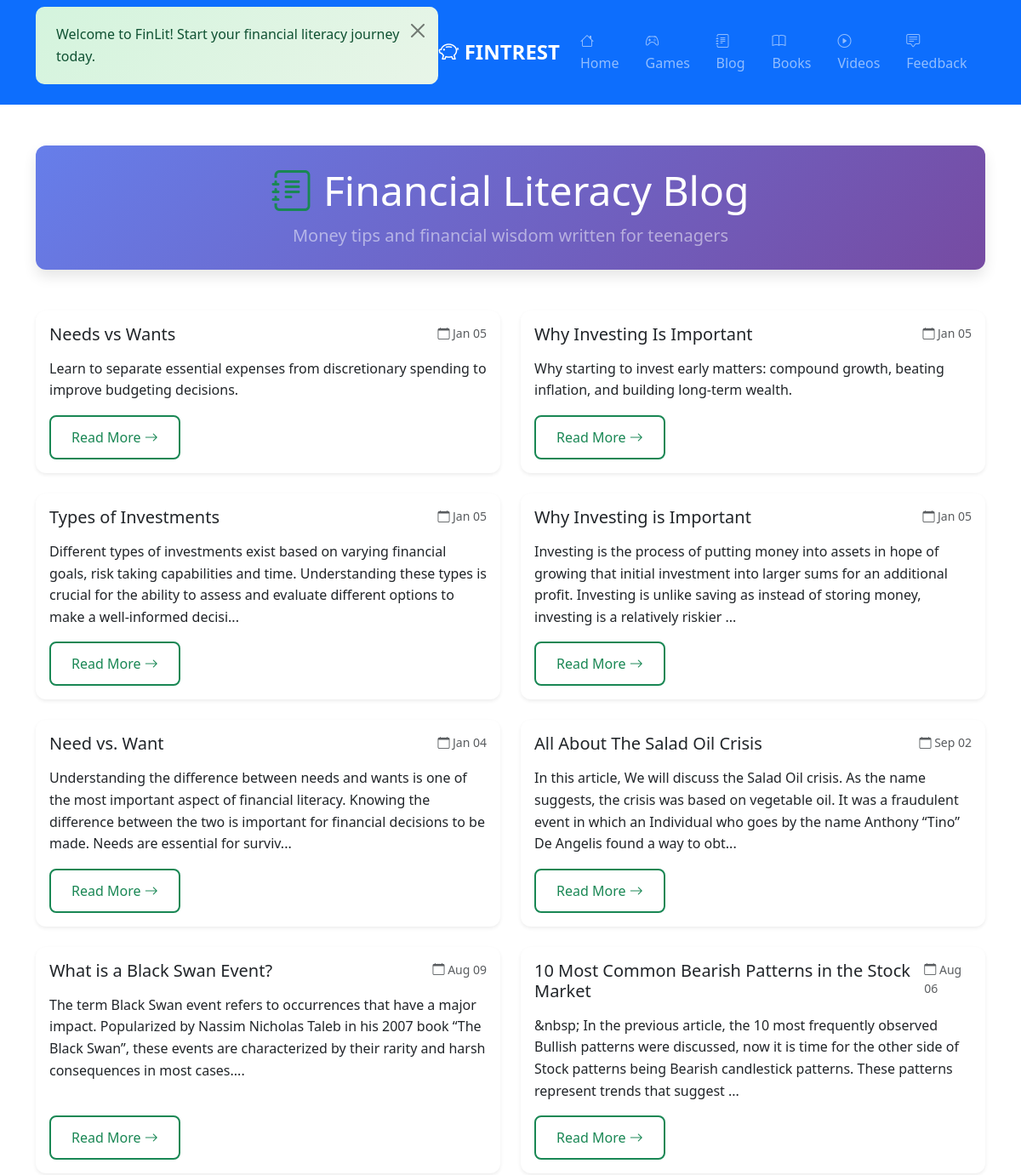
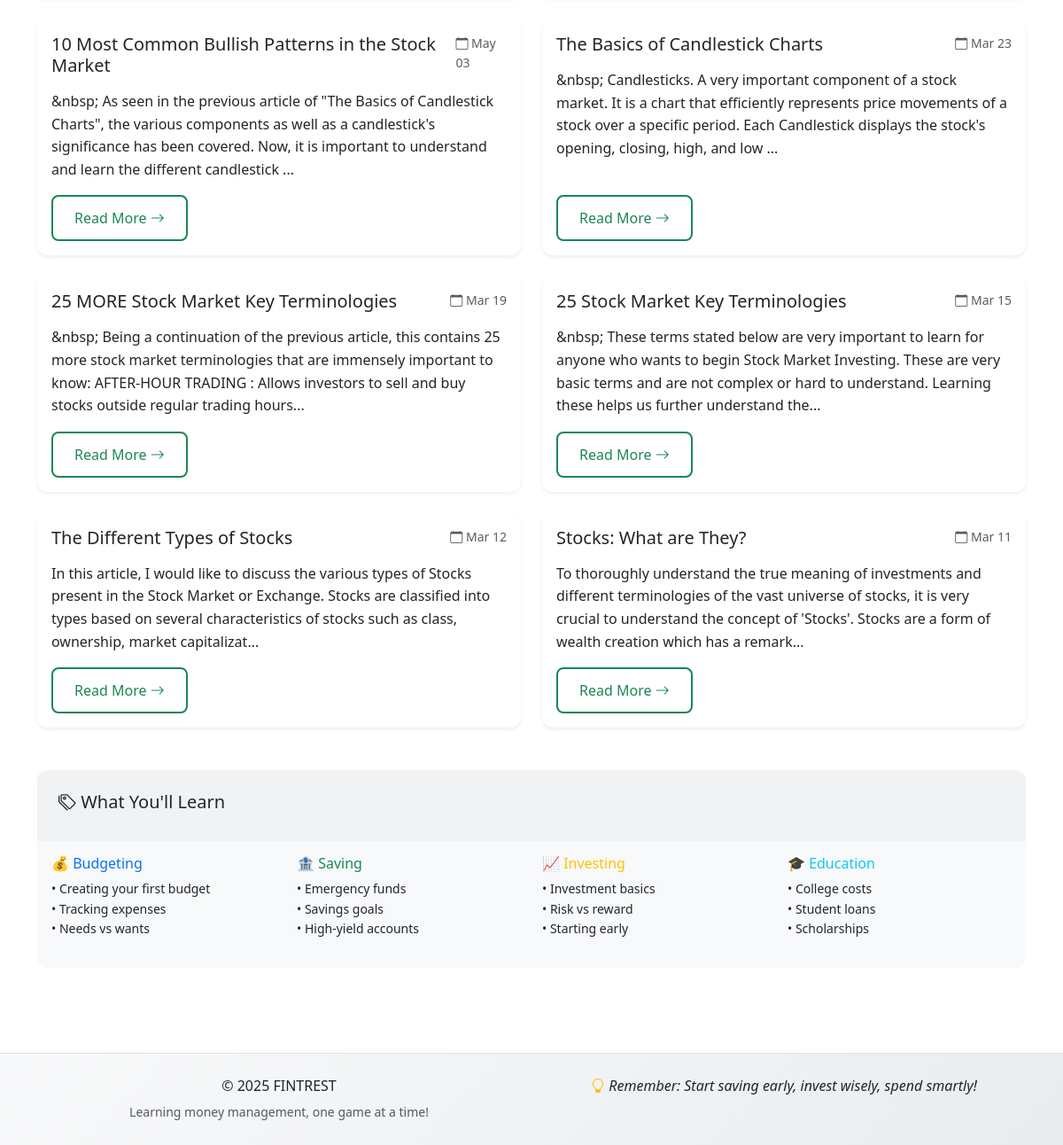
Page /blog on the committed database (2 pictures, top to bottom).
### app.py (models this page shows, shortened)
class BlogPost(db.Model):
    id = db.Column(db.Integer, primary_key=True)
    title = db.Column(db.String(200), nullable=False)
    content = db.Column(db.Text, nullable=False)
    excerpt = db.Column(db.String(300), nullable=False)
    date_posted = db.Column(db.DateTime, default=datetime.utcnow)

### app.py (the view)
@app.route('/blog')
def blog_list():
    posts = BlogPost.query.order_by(BlogPost.date_posted.desc()).all()
    return render_template('blog_list.html', posts=posts)

### templates/blog_list.html (shortened to what this page needs)
{% extends "base.html" %}
{% block content %}
<div class="container py-5">
    <div class="row mb-5">
        <div class="col text-center">
            <div class="section-hero py-4 px-3">
                <h1 class="display-5 mb-2">
                    <i class="bi bi-journal-text text-success"></i> Financial Literacy Blog
                </h1>
                <p class="lead mb-0 text-white-50">Money tips and financial wisdom written for teenagers</p>
            </div>
        </div>
    </div>
    <div class="row g-4">
        {% for post in posts %}
        <div class="col-lg-6">
            <article class="card h-100 shadow-sm blog-post-card">
                <div class="card-body d-flex flex-column">
                    <div class="d-flex justify-content-between align-items-start mb-3">
                        <h5 class="card-title mb-0">
                            <a href="{{ url_for('blog_post', post_id=post.id) }}" class="text-decoration-none">
                                {{ post.title }}
                            </a>
                        </h5>
                        <small class="text-muted ms-2">
                            <i class="bi bi-calendar"></i>
                            {{ post.date_posted.strftime('%b %d') }}
                        </small>
                    </div>
                    <p class="card-text flex-grow-1">{{ post.excerpt }}</p>
                    <div class="mt-auto">
                        <a href="{{ url_for('blog_post', post_id=post.id) }}" class="btn btn-outline-success">
                            Read More <i class="bi bi-arrow-right"></i>
                        </a>
                    </div>
                </div>
            </article>
        </div>
        {% endfor %}
    </div>
    <div class="row mt-5">
        <div class="col">
            <div class="card bg-light">
                <div class="card-header">
                    <h5><i class="bi bi-tags"></i> What You'll Learn</h5>
                </div>
                <div class="card-body">
                    <div class="row">
                        <div class="col-md-3">
                            <h6 class="text-primary">💰 Budgeting</h6>
                            <ul class="list-unstyled small">
                                <li>• Creating your first budget</li>
                                <li>• Tracking expenses</li>
                                <li>• Needs vs wants</li>
                            </ul>
                        </div>
                        <div class="col-md-3">
                            <h6 class="text-success">🏦 Saving</h6>
                            <ul class="list-unstyled small">
                                <li>• Emergency funds</li>
                                <li>• Savings goals</li>
                                <li>• High-yield accounts</li>
                            </ul>
                        </div>
                        <div class="col-md-3">
                            <h6 class="text-warning">📈 Investing</h6>
                            <ul class="list-unstyled small">
                                <li>• Investment basics</li>
                                <li>• Risk vs reward</li>
                                <li>• Starting early</li>
                            </ul>
                        </div>
                        <div class="col-md-3">
                            <h6 class="text-info">🎓 Education</h6>
                            <ul class="list-unstyled small">
                                <li>• College costs</li>
                                <li>• Student loans</li>
                                <li>• Scholarships</li>
                            </ul>
                        </div>
                    </div>
                </div>
            </div>
        </div>
    </div>
</div>
{% endblock %}

### templates/base.html (shortened to what this page needs)
<!DOCTYPE html>
<html lang="en">
<head>
    <link href="https://cdn.jsdelivr.net/npm/bootstrap@5.3.0/dist/css/bootstrap.min.css" rel="stylesheet">
    <link rel="stylesheet" href="https://cdn.jsdelivr.net/npm/bootstrap-icons@1.11.0/font/bootstrap-icons.css">
    <link rel="stylesheet" href="{{ url_for('static', filename='css/style.css') }}">
</head>
<body>
    <nav class="navbar navbar-expand-lg navbar-dark bg-primary">
        <div class="container">
            <a class="navbar-brand fw-bold" href="{{ url_for('index') }}">
                <i class="bi bi-piggy-bank"></i>
                    <span class="d-none d-sm-inline">FINTREST</span>
            </a>
            <div class="collapse navbar-collapse" id="navbarNav">
                <ul class="navbar-nav ms-auto">
                    <li class="nav-item">
                        <a class="nav-link" href="{{ url_for('index') }}">
                            <i class="bi bi-house"></i> Home
                        </a>
                    </li>
                    <li class="nav-item">
                        <a class="nav-link" href="{{ url_for('games') }}">
                            <i class="bi bi-controller"></i> Games
                        </a>
                    </li>
                    <li class="nav-item">
                        <a class="nav-link" href="{{ url_for('blog_list') }}">
                            <i class="bi bi-journal-text"></i> Blog
                        </a>
                    </li>
                    <li class="nav-item">
                        <a class="nav-link" href="{{ url_for('books') }}">
                            <i class="bi bi-book"></i> Books
                        </a>
                    </li>
                    <li class="nav-item">
                        <a class="nav-link" href="{{ url_for('videos') }}">
                            <i class="bi bi-play-circle"></i> Videos
                        </a>
                    </li>
                    <li class="nav-item">
                        <a class="nav-link" href="{{ url_for('survey') }}">
                            <i class="bi bi-chat-square-text"></i> Feedback
                        </a>
                    </li>
                </ul>
            </div>
        </div>
    </nav>
    <main class="flex-grow-1">
        {% block content %}{% endblock %}
    </main>
    <footer class="bg-light text-center py-4 mt-5">
        <div class="container">
            <div class="row">
                <div class="col-md-6">
                    <p class="mb-1">&copy; 2025 FINTREST</p>
                    <small class="text-muted">Learning money management, one game at a time!</small>
                </div>
                <div class="col-md-6">
                    <p class="mb-1">
                        <i class="bi bi-lightbulb text-warning"></i>
                            <em>Remember: Start saving early, invest wisely, spend smartly!</em>
                    </p>
                </div>
            </div>
        </div>
    </footer>
</body>
</html>

### static/css/style.css (style rules this page uses)
:root { --primary-color: #0d6efd; --success-color: #198754; --warning-color: #ffc107; --danger-color: #dc3545; --light-color: #f8f9fa; --dark-color: #212529; --gradient-primary: linear-gradient(135deg, #667eea 0%, #764ba2 100%); --gradient-success: linear-gradient(135deg, #4ecdc4 0%, #44a08d 100%); --gradient-warning: linear-gradient(135deg, #f093fb 0%, #f5576c 100%); }
body { font-family: 'Segoe UI', Tahoma, Geneva, Verdana, sans-serif; line-height: 1.6; color: var(--dark-color); background-color: #fff; }
.flex-grow-1 { flex: 1 0 auto; }
.navbar-brand { font-size: 1.5rem; font-weight: 700; }
.navbar-nav .nav-link { font-weight: 500; transition: color 0.3s ease; }
.section-hero { background: var(--gradient-primary); color: #fff; border-radius: 0.75rem; box-shadow: 0 0.5rem 1rem rgba(0,0,0,0.1); }
.section-hero h1 { color: #fff; }
.section-hero .lead { color: rgba(255,255,255,0.85); }
.card { border: none; transition: all 0.3s ease; border-radius: 12px; overflow: hidden; }
.card-header { font-weight: 600; border-bottom: none; padding: 1.5rem; }
.blog-post-card { transition: all 0.3s ease; }
.blog-post-card .card-title a { color: #212529 !important; transition: color 0.3s ease; }
.btn { font-weight: 500; border-radius: 8px; padding: 0.75rem 1.5rem; transition: all 0.3s ease; border-width: 2px; }
footer { background: linear-gradient(135deg, #f8f9fa 0%, #e9ecef 100%); border-top: 1px solid #dee2e6; }
html { scroll-behavior: smooth; }

### rows in the picture
BlogPost: title "Needs vs Wants", date_posted "Jan 05", excerpt "Learn to separate essential expenses from discretionary spending to improve budgeting decisions."
BlogPost: title "Why Investing Is Important", date_posted "Jan 05", excerpt "Why starting to invest early matters: compound growth, beating inflation, and building long-term wealth."
BlogPost: title "Types of Investments", date_posted "Jan 05", excerpt "Different types of investments exist based on varying financial goals, risk taking capabilities and time. Understanding these types is crucial for the ability to assess and evaluate different options to make a well-informed decisi..."
BlogPost: title "Why Investing is Important", date_posted "Jan 05", excerpt "Investing is the process of putting money into assets in hope of growing that initial investment into larger sums for an additional profit. Investing is unlike saving as instead of storing money, investing is a relatively riskier ..."
BlogPost: title "Need vs. Want", date_posted "Jan 04", excerpt "Understanding the difference between needs and wants is one of the most important aspect of financial literacy. Knowing the difference between the two is important for financial decisions to be made. Needs are essential for surviv..."
BlogPost: title "All About The Salad Oil Crisis", date_posted "Sep 02", excerpt "In this article, We will discuss the Salad Oil crisis. As the name suggests, the crisis was based on vegetable oil. It was a fraudulent event in which an Individual who goes by the name Anthony “Tino” De Angelis found a way to obt..."
BlogPost: title "What is a Black Swan Event?", date_posted "Aug 09", excerpt "The term Black Swan event refers to occurrences that have a major impact. Popularized by Nassim Nicholas Taleb in his 2007 book “The Black Swan”, these events are characterized by their rarity and harsh consequences in most cases...."
BlogPost: title "10 Most Common Bearish Patterns in the Stock Market", date_posted "Aug 06", excerpt "&nbsp; In the previous article, the 10 most frequently observed Bullish patterns were discussed, now it is time for the other side of Stock patterns being Bearish candlestick patterns. These patterns represent trends that suggest ..."
BlogPost: title "10 Most Common Bullish Patterns in the Stock Market", date_posted "May 03", excerpt "&nbsp; As seen in the previous article of \"The Basics of Candlestick Charts\", the various components as well as a candlestick's significance has been covered. Now, it is important to understand and learn the different candlestick ..."
BlogPost: title "The Basics of Candlestick Charts", date_posted "Mar 23", excerpt "&nbsp; Candlesticks. A very important component of a stock market. It is a chart that efficiently represents price movements of a stock over a specific period. Each Candlestick displays the stock's opening, closing, high, and low ..."
BlogPost: title "25 MORE Stock Market Key Terminologies", date_posted "Mar 19", excerpt "&nbsp; Being a continuation of the previous article, this contains 25 more stock market terminologies that are immensely important to know: AFTER-HOUR TRADING : Allows investors to sell and buy stocks outside regular trading hours..."
BlogPost: title "25 Stock Market Key Terminologies", date_posted "Mar 15", excerpt "&nbsp; These terms stated below are very important to learn for anyone who wants to begin Stock Market Investing. These are very basic terms and are not complex or hard to understand. Learning these helps us further understand the..."
BlogPost: title "The Different Types of Stocks", date_posted "Mar 12", excerpt "In this article, I would like to discuss the various types of Stocks present in the Stock Market or Exchange. Stocks are classified into types based on several characteristics of stocks such as class, ownership, market capitalizat..."
BlogPost: title "Stocks: What are They?", date_posted "Mar 11", excerpt "To thoroughly understand the true meaning of investments and different terminologies of the vast universe of stocks, it is very crucial to understand the concept of 'Stocks'. Stocks are a form of wealth creation which has a remark..."
